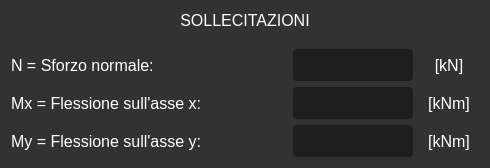
              <widget class="QFrame" name="frame_16">
               <property name="styleSheet">
                <string notr="true">background-color: rgb(50,50,50);
border-radius:4px;
border: none</string>
               </property>
               <property name="frameShape">
                <enum>QFrame::StyledPanel</enum>
               </property>
               <property name="frameShadow">
                <enum>QFrame::Raised</enum>
               </property>
               <layout class="QVBoxLayout" name="verticalLayout_16">
                <item>
                 <layout class="QGridLayout" name="gridLayout_7">
                  <item row="0" column="0" colspan="4">
                   <widget class="QLabel" name="label_220">
                    <property name="minimumSize">
                     <size>
                      <width>230</width>
                      <height>32</height>
                     </size>
                    </property>
                    <property name="font">
                     <font>
                      <family>Segoe UI</family>
                      <pointsize>12</pointsize>
                      <weight>50</weight>
                      <italic>false</italic>
                      <bold>false</bold>
                     </font>
                    </property>
                    <property name="layoutDirection">
                     <enum>Qt::LeftToRight</enum>
                    </property>
                    <property name="styleSheet">
                     <string notr="true">font:400 12pt &quot;Segoe UI&quot;;
color: rgb(255,255,255);</string>
                    </property>
                    <property name="text">
                     <string>SOLLECITAZIONI</string>
                    </property>
                    <property name="alignment">
                     <set>Qt::AlignHCenter|Qt::AlignTop</set>
                    </property>
                   </widget>
                  </item>
                  <item row="2" column="0">
                   <widget class="QLabel" name="label_211">
                    <property name="minimumSize">
                     <size>
                      <width>230</width>
                      <height>32</height>
                     </size>
                    </property>
                    <property name="font">
                     <font>
                      <family>Segoe UI</family>
                      <pointsize>12</pointsize>
                      <weight>50</weight>
                      <italic>false</italic>
                      <bold>false</bold>
                     </font>
                    </property>
                    <property name="layoutDirection">
                     <enum>Qt::LeftToRight</enum>
                    </property>
                    <property name="styleSheet">
                     <string notr="true">font:400 12pt &quot;Segoe UI&quot;;
color: rgb(255,255,255);</string>
                    </property>
                    <property name="text">
                     <string>Mx = Flessione sull'asse x:</string>
                    </property>
                    <property name="alignment">
                     <set>Qt::AlignLeading|Qt::AlignLeft|Qt::AlignVCenter</set>
                    </property>
                   </widget>
                  </item>
                  <item row="2" column="2">
                   <widget class="QLineEdit" name="out_Mx">
                    <property name="sizePolicy">
                     <sizepolicy hsizetype="Preferred" vsizetype="Preferred">
                      <horstretch>0</horstretch>
                      <verstretch>0</verstretch>
                     </sizepolicy>
                    </property>
                    <property name="minimumSize">
                     <size>
                      <width>120</width>
                      <height>32</height>
                     </size>
                    </property>
                    <property name="maximumSize">
                     <size>
                      <width>120</width>
                      <height>32</height>
                     </size>
                    </property>
                    <property name="styleSheet">
                     <string notr="true">background-color: rgb(30,30,30);
font: 10pt &quot;Segoe UI&quot;;
color: rgb(255, 255, 255);
padding-left: 5px;
border-radius:4px</string>
                    </property>
                    <property name="text">
                     <string/>
                    </property>
                   </widget>
                  </item>
                  <item row="3" column="2">
                   <widget class="QLineEdit" name="out_My">
                    <property name="sizePolicy">
                     <sizepolicy hsizetype="Preferred" vsizetype="Preferred">
                      <horstretch>0</horstretch>
                      <verstretch>0</verstretch>
                     </sizepolicy>
                    </property>
                    <property name="minimumSize">
                     <size>
                      <width>120</width>
                      <height>32</height>
                     </size>
                    </property>
                    <property name="maximumSize">
                     <size>
                      <width>120</width>
                      <height>32</height>
                     </size>
                    </property>
                    <property name="styleSheet">
                     <string notr="true">background-color: rgb(30,30,30);
font: 10pt &quot;Segoe UI&quot;;
color: rgb(255, 255, 255);
padding-left: 5px;
border-radius:4px</string>
                    </property>
                    <property name="text">
                     <string/>
                    </property>
                   </widget>
                  </item>
                  <item row="3" column="3">
                   <widget class="QLabel" name="label_213">
                    <property name="minimumSize">
                     <size>
                      <width>60</width>
                      <height>32</height>
                     </size>
                    </property>
                    <property name="maximumSize">
                     <size>
                      <width>60</width>
                      <height>16777215</height>
                     </size>
                    </property>
                    <property name="font">
                     <font>
                      <family>Segoe UI</family>
                      <pointsize>12</pointsize>
                      <weight>50</weight>
                      <italic>false</italic>
                      <bold>false</bold>
                     </font>
                    </property>
                    <property name="layoutDirection">
                     <enum>Qt::LeftToRight</enum>
                    </property>
                    <property name="styleSheet">
                     <string notr="true">font:400 12pt &quot;Segoe UI&quot;;
color: rgb(255,255,255);</string>
                    </property>
                    <property name="text">
                     <string>[kNm]</string>
                    </property>
                    <property name="alignment">
                     <set>Qt::AlignCenter</set>
                    </property>
                   </widget>
                  </item>
                  <item row="1" column="2">
                   <widget class="QLineEdit" name="out_N">
                    <property name="sizePolicy">
                     <sizepolicy hsizetype="Preferred" vsizetype="Preferred">
                      <horstretch>0</horstretch>
                      <verstretch>0</verstretch>
                     </sizepolicy>
                    </property>
                    <property name="minimumSize">
                     <size>
                      <width>120</width>
                      <height>32</height>
                     </size>
                    </property>
                    <property name="maximumSize">
                     <size>
                      <width>120</width>
                      <height>32</height>
                     </size>
                    </property>
                    <property name="styleSheet">
                     <string notr="true">background-color: rgb(30,30,30);
font: 10pt &quot;Segoe UI&quot;;
color: rgb(255, 255, 255);
padding-left: 5px;
border-radius:4px</string>
                    </property>
                    <property name="text">
                     <string/>
                    </property>
                   </widget>
                  </item>
                  <item row="1" column="0">
                   <widget class="QLabel" name="label_207">
                    <property name="minimumSize">
                     <size>
                      <width>230</width>
                      <height>32</height>
                     </size>
                    </property>
                    <property name="font">
                     <font>
                      <family>Segoe UI</family>
                      <pointsize>12</pointsize>
                      <weight>50</weight>
                      <italic>false</italic>
                      <bold>false</bold>
                     </font>
                    </property>
                    <property name="layoutDirection">
                     <enum>Qt::LeftToRight</enum>
                    </property>
                    <property name="styleSheet">
                     <string notr="true">font:400 12pt &quot;Segoe UI&quot;;
color: rgb(255,255,255);</string>
                    </property>
                    <property name="text">
                     <string>N = Sforzo normale:</string>
                    </property>
                    <property name="alignment">
                     <set>Qt::AlignLeading|Qt::AlignLeft|Qt::AlignVCenter</set>
                    </property>
                   </widget>
                  </item>
                  <item row="2" column="3">
                   <widget class="QLabel" name="label_214">
                    <property name="minimumSize">
                     <size>
                      <width>60</width>
                      <height>32</height>
                     </size>
                    </property>
                    <property name="maximumSize">
                     <size>
                      <width>60</width>
                      <height>16777215</height>
                     </size>
                    </property>
                    <property name="font">
                     <font>
                      <family>Segoe UI</family>
                      <pointsize>12</pointsize>
                      <weight>50</weight>
                      <italic>false</italic>
                      <bold>false</bold>
                     </font>
                    </property>
                    <property name="layoutDirection">
                     <enum>Qt::LeftToRight</enum>
                    </property>
                    <property name="styleSheet">
                     <string notr="true">font:400 12pt &quot;Segoe UI&quot;;
color: rgb(255,255,255);</string>
                    </property>
                    <property name="text">
                     <string>[kNm]</string>
                    </property>
                    <property name="alignment">
                     <set>Qt::AlignCenter</set>
                    </property>
                   </widget>
                  </item>
                  <item row="1" column="1" rowspan="3">
                   <spacer name="horizontalSpacer_21">
                    <property name="orientation">
                     <enum>Qt::Horizontal</enum>
                    </property>
                    <property name="sizeHint" stdset="0">
                     <size>
                      <width>40</width>
                      <height>20</height>
                     </size>
                    </property>
                   </spacer>
                  </item>
                  <item row="3" column="0">
                   <widget class="QLabel" name="label_212">
                    <property name="minimumSize">
                     <size>
                      <width>230</width>
                      <height>32</height>
                     </size>
                    </property>
                    <property name="font">
                     <font>
                      <family>Segoe UI</family>
                      <pointsize>12</pointsize>
                      <weight>50</weight>
                      <italic>false</italic>
                      <bold>false</bold>
                     </font>
                    </property>
                    <property name="layoutDirection">
                     <enum>Qt::LeftToRight</enum>
                    </property>
                    <property name="styleSheet">
                     <string notr="true">font:400 12pt &quot;Segoe UI&quot;;
color: rgb(255,255,255);</string>
                    </property>
                    <property name="text">
                     <string>My = Flessione sull'asse y:</string>
                    </property>
                    <property name="alignment">
                     <set>Qt::AlignLeading|Qt::AlignLeft|Qt::AlignVCenter</set>
                    </property>
                   </widget>
                  </item>
                  <item row="1" column="3">
                   <widget class="QLabel" name="label_215">
                    <property name="minimumSize">
                     <size>
                      <width>60</width>
                      <height>32</height>
                     </size>
                    </property>
                    <property name="maximumSize">
                     <size>
                      <width>60</width>
                      <height>16777215</height>
                     </size>
                    </property>
                    <property name="font">
                     <font>
                      <family>Segoe UI</family>
                      <pointsize>12</pointsize>
                      <weight>50</weight>
                      <italic>false</italic>
                      <bold>false</bold>
                     </font>
                    </property>
                    <property name="layoutDirection">
                     <enum>Qt::LeftToRight</enum>
                    </property>
                    <property name="styleSheet">
                     <string notr="true">font:400 12pt &quot;Segoe UI&quot;;
color: rgb(255,255,255);</string>
                    </property>
                    <property name="text">
                     <string>[kN]</string>
                    </property>
                    <property name="alignment">
                     <set>Qt::AlignCenter</set>
                    </property>
                   </widget>
                  </item>
                 </layout>
                </item>
               </layout>
              </widget>
